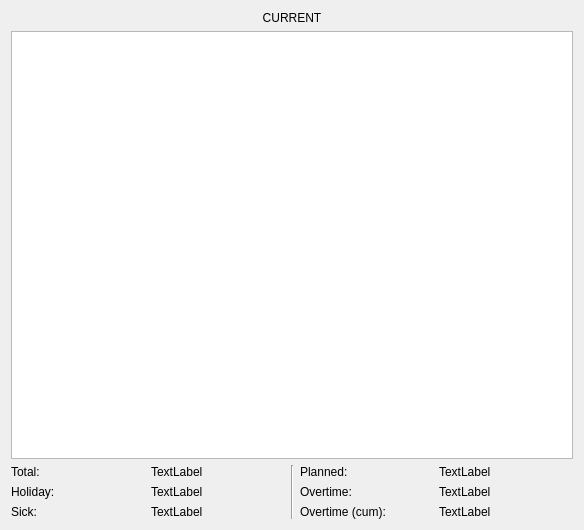
<?xml version="1.0" encoding="UTF-8"?>
<ui version="4.0">
 <class>PeriodDetailView</class>
 <widget class="QWidget" name="PeriodDetailView">
  <property name="geometry">
   <rect>
    <x>0</x>
    <y>0</y>
    <width>584</width>
    <height>530</height>
   </rect>
  </property>
  <property name="windowTitle">
   <string>PeriodSummary</string>
  </property>
  <layout class="QVBoxLayout" name="verticalLayout">
   <item>
    <widget class="QLabel" name="lb_current_period">
     <property name="text">
      <string>CURRENT</string>
     </property>
     <property name="alignment">
      <set>Qt::AlignmentFlag::AlignCenter</set>
     </property>
    </widget>
   </item>
   <item>
    <widget class="TableView" name="tableView">
     <property name="selectionBehavior">
      <enum>QAbstractItemView::SelectionBehavior::SelectRows</enum>
     </property>
     <attribute name="horizontalHeaderVisible">
      <bool>false</bool>
     </attribute>
     <attribute name="verticalHeaderVisible">
      <bool>false</bool>
     </attribute>
    </widget>
   </item>
   <item>
    <layout class="QGridLayout" name="gridLayout">
     <item row="0" column="0">
      <widget class="QLabel" name="label_2">
       <property name="text">
        <string>Total:</string>
       </property>
      </widget>
     </item>
     <item row="0" column="1">
      <widget class="QLabel" name="lb_total">
       <property name="text">
        <string>TextLabel</string>
       </property>
      </widget>
     </item>
     <item row="0" column="2" rowspan="3">
      <widget class="Line" name="line">
       <property name="orientation">
        <enum>Qt::Orientation::Vertical</enum>
       </property>
      </widget>
     </item>
     <item row="0" column="3">
      <widget class="QLabel" name="label_5">
       <property name="text">
        <string>Planned:</string>
       </property>
      </widget>
     </item>
     <item row="0" column="4">
      <widget class="QLabel" name="lb_planned">
       <property name="text">
        <string>TextLabel</string>
       </property>
      </widget>
     </item>
     <item row="1" column="0">
      <widget class="QLabel" name="label_3">
       <property name="text">
        <string>Holiday:</string>
       </property>
      </widget>
     </item>
     <item row="1" column="1">
      <widget class="QLabel" name="lb_holiday">
       <property name="text">
        <string>TextLabel</string>
       </property>
      </widget>
     </item>
     <item row="1" column="3">
      <widget class="QLabel" name="label_6">
       <property name="text">
        <string>Overtime:</string>
       </property>
      </widget>
     </item>
     <item row="1" column="4">
      <widget class="QLabel" name="lb_overtime">
       <property name="text">
        <string>TextLabel</string>
       </property>
      </widget>
     </item>
     <item row="2" column="0">
      <widget class="QLabel" name="label_4">
       <property name="text">
        <string>Sick:</string>
       </property>
      </widget>
     </item>
     <item row="2" column="1">
      <widget class="QLabel" name="lb_sick">
       <property name="text">
        <string>TextLabel</string>
       </property>
      </widget>
     </item>
     <item row="2" column="3">
      <widget class="QLabel" name="label_7">
       <property name="text">
        <string>Overtime (cum):</string>
       </property>
      </widget>
     </item>
     <item row="2" column="4">
      <widget class="QLabel" name="lb_overtime_cum">
       <property name="text">
        <string>TextLabel</string>
       </property>
      </widget>
     </item>
    </layout>
   </item>
  </layout>
 </widget>
 <customwidgets>
  <customwidget>
   <class>TableView</class>
   <extends>QTableView</extends>
   <header>tableview.h</header>
  </customwidget>
 </customwidgets>
 <resources/>
 <connections/>
</ui>
